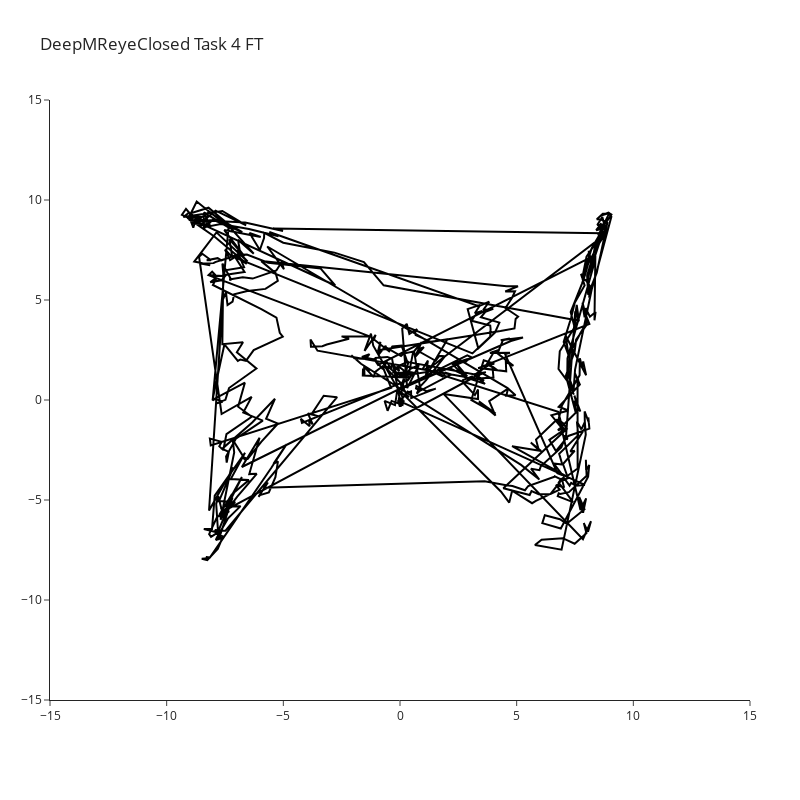

Notebook cell for this chart:
### Code cell
import plotly.graph_objects as go
import numpy as np
import os

N = len(eye_data_task_1)
x = sub_03_run_01_closed_X_task_4
#[::150]
y = sub_03_run_01_closed_Y_task_4

# Create output directory for frames
output_dir = f"/Users/sinakling/Desktop/frames_task_4"
if not os.path.exists(output_dir):
    os.makedirs(output_dir)

# Capture each frame and save as PNG
for k in range(N): 
    fig = go.Figure( 
        data=[ go.Scatter(x=x[:k+1], 
                            y=y[:k+1], 
                            mode="lines", 
                            line=dict(width=2, color="black")), ], 
                            layout=go.Layout( xaxis=dict(range=[-15, 15], 
                                                        autorange=False, 
                                                        zeroline=False), 
                                                        yaxis=dict(range=[-15, 15], 
                                                                    autorange=False, 
                                                                    zeroline=False), 
                                                                    title_text="DeepMReyeClosed Task 4 FT", 
                                                                    hovermode="closest", 
                                                                    template='simple_white' ), ) 
    # Adjust layout for a square plot 
    fig.update_layout( autosize=False, width=800, height=800, margin=dict( l=50, r=50, b=100, t=100 ) ) 

    # Save each frame as a PNG file 
    fig.write_image(f"{output_dir}/frame_{k:03d}.png")

# Display the initial figure for verification
fig.show()

### Figure 1 — Plotly figure (JSON) as saved in the notebook; plotly's stock layout.template omitted (floating-point values rounded to 4 significant figures; data arrays with more than 128 entries replaced by an {"elided": "..."} marker saying what was removed)
{"data": [{"line": {"color": "black", "width": 2}, "mode": "lines", "type": "scatter", "x": {"elided": "743 float values"}, "y": {"elided": "743 float values"}}], "layout": {"autosize": false, "height": 800, "hovermode": "closest", "margin": {"b": 100, "l": 50, "r": 50, "t": 100}, "title": {"text": "DeepMReyeClosed Task 4 FT"}, "width": 800, "xaxis": {"autorange": false, "range": [-15, 15], "zeroline": false}, "yaxis": {"autorange": false, "range": [-15, 15], "zeroline": false}}}
